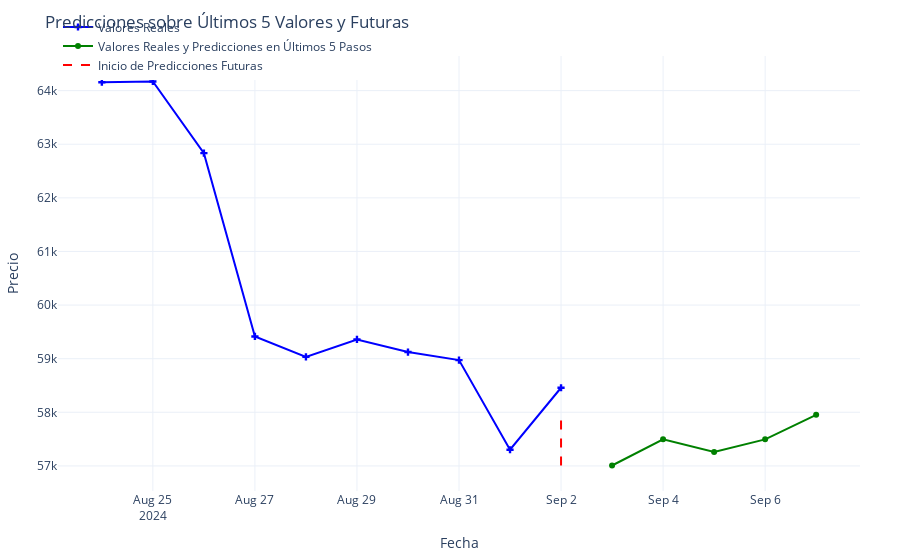

This figure's notebook cell:
### Code cell
import plotly.graph_objects as go

# Crear la figura
fig = go.Figure()

# Agregar los valores reales (últimos 10 valores)
fig.add_trace(go.Scatter(x=data.index[-10:], y=data.close.values[-10:], 
                         mode='lines+markers', 
                         name='Valores Reales', 
                         marker=dict(color='blue', symbol='cross')))

# Agregar las predicciones sobre los últimos valores y las predicciones futuras
fig.add_trace(go.Scatter(x=pred_ultimo_valor.index, y=pred_ultimo_valor.values, 
                         mode='lines+markers', 
                         name='Valores Reales y Predicciones en Últimos 5 Pasos', 
                         marker=dict(color='green')))

# Línea vertical para el inicio de predicciones futuras
fig.add_trace(go.Scatter(x=[ultimos_valores_close.index[-1], ultimos_valores_close.index[-1]], 
                         y=[min(pred_ultimo_valor.values), max(pred_ultimo_valor.values)],
                         mode='lines', 
                         name='Inicio de Predicciones Futuras', 
                         line=dict(color='red', dash='dash')))

# Personalizar el gráfico
fig.update_layout(
    title='Predicciones sobre Últimos 5 Valores y Futuras',
    xaxis_title='Fecha',
    yaxis_title='Precio',
    legend=dict(x=0, y=1.1),
    margin=dict(l=40, r=40, t=40, b=40),
    hovermode='x',
    template='plotly_white'
)

# Mostrar el gráfico
fig.show()

### Figure 1 — Plotly figure (JSON) as saved in the notebook; plotly's stock layout.template omitted (floating-point values rounded to 4 significant figures)
{"data": [{"marker": {"color": "blue", "symbol": "cross"}, "mode": "lines+markers", "name": "Valores Reales", "type": "scatter", "x": ["2024-08-24T00:00:00", "2024-08-25T00:00:00", "2024-08-26T00:00:00", "2024-08-27T00:00:00", "2024-08-28T00:00:00", "2024-08-29T00:00:00", "2024-08-30T00:00:00", "2024-08-31T00:00:00", "2024-09-01T00:00:00", "2024-09-02T00:00:00"], "y": [64160.0, 64170.0, 62834, 59415, 59030.0, 59360.0, 59120.0, 58970.0, 57300.0, 58458]}, {"marker": {"color": "green"}, "mode": "lines+markers", "name": "Valores Reales y Predicciones en Últimos 5 Pasos", "type": "scatter", "x": ["2024-09-03T00:00:00", "2024-09-04T00:00:00", "2024-09-05T00:00:00", "2024-09-06T00:00:00", "2024-09-07T00:00:00"], "y": [57010.0, 57500.0, 57260.0, 57500.0, 57950.0]}, {"line": {"color": "red", "dash": "dash"}, "mode": "lines", "name": "Inicio de Predicciones Futuras", "type": "scatter", "x": ["2024-09-02T00:00:00", "2024-09-02T00:00:00"], "y": [57010.0, 57950.0]}], "layout": {"hovermode": "x", "legend": {"x": 0, "y": 1.1}, "margin": {"b": 40, "l": 40, "r": 40, "t": 40}, "title": {"text": "Predicciones sobre Últimos 5 Valores y Futuras"}, "xaxis": {"title": {"text": "Fecha"}}, "yaxis": {"title": {"text": "Precio"}}}}
